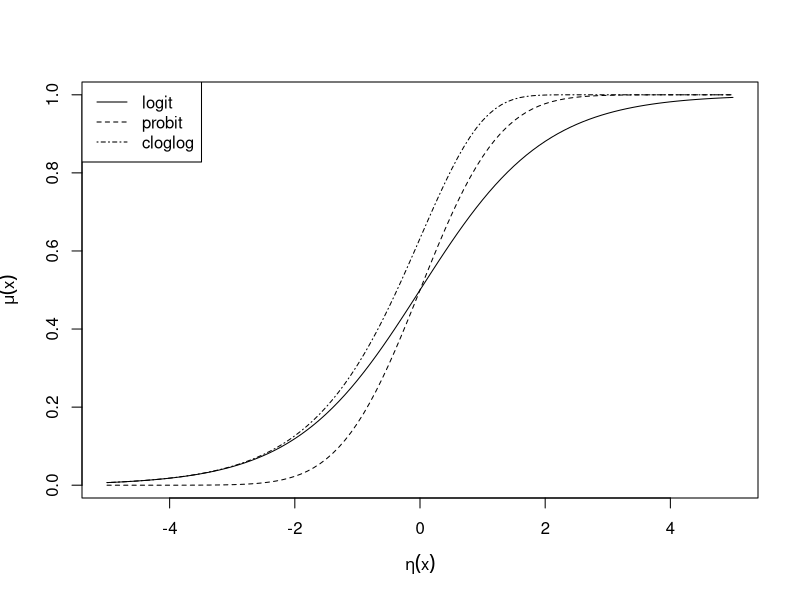
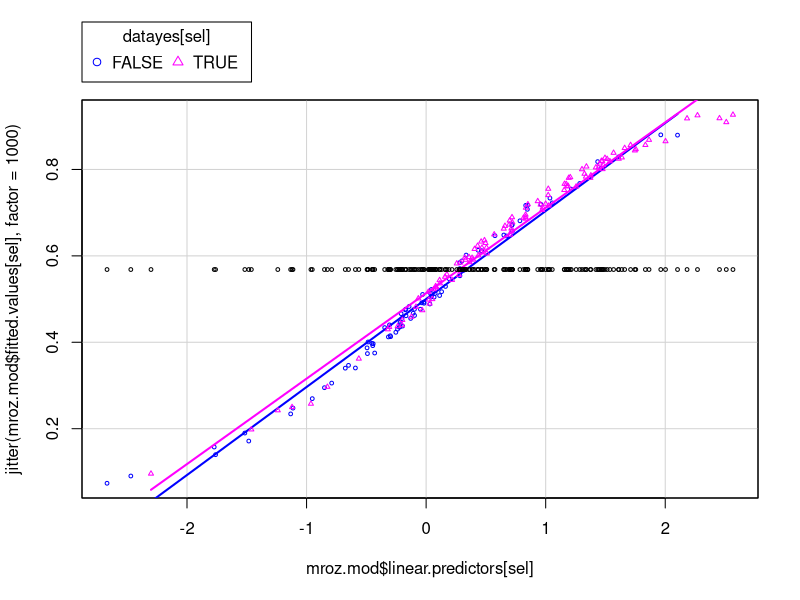

R code for these plots, in order:

# This is a short tutorial to introduce us to logistic regression
# Corresponding textbook reading: Sections 5.1 - 5.4 of Companion book.

####################
# Exercise 1.
# Try to make figure 5.1 in R.  Notice that figure 5.1 are inverse link functions
# or mean kernel functions.  
# Hint: you will have to use the help menu to find functions to calculate the probit,
# make sure you go to Tools->Install Packages and install the “VGAM” library. Once
# you have that library installed, you can use the “probit”, and “cloglog” functions to
# make the plot of 5.1.
####################

# Another hint: figure 5.1 actually displays the *inverse* link functions. So make sure
# you pass inverse=TRUE to the probit and cloglog functions. Also, the inverse of
# the logit function is the sigmoid:
sig = function(x) 1. / (1. + exp(-x))

x <- seq(-5,5,by=0.1)
ylogit <- 1/(1+exp(-x))

plot(x,ylogit, type='l', xlab=expression(eta(x)), ylab=expression(mu(x)))

library(VGAM)
yprobit <- probit(x, inverse=TRUE)
lines(x,yprobit,lty='dashed')

yclog <- cloglog(x, inverse=TRUE)
lines(x, yclog, lty='dotdash')

legend('topleft',c('logit','probit','cloglog'),lty=c(1,2,4))

####################
# END OF EXERCISE 1
####################


# We are now going to do the first example in the book.
# Get rid of stars, set seed and load library
options(show.signif.stars=FALSE)
set.seed(100) # to reproduce results in the text
library(car)

# The example uses data on married women’s workforce participation

# Let's look at the data. lfp is the binary variable. k5 is the number of
# children < 5 and k618 children 6 to 18. wc wife college, lwg log of wife wage

some(Mroz)  # sample 10 rows

# What is the sample size?

# We are now fitting the generalized linear model.  The logit link is the default link
# function
mroz.mod <- glm(lfp ~ k5 + k618 + age + wc + hc + lwg + inc,
                family=binomial(link=logit), data=Mroz)
summary(mroz.mod)

# We are calculating the exponents of the coefficients
round(exp(cbind(Estimate=coef(mroz.mod), confint(mroz.mod))), 2)


##########################
# Exercise 2. 
# What is the effect of having one additional child who is less than 6 years old?
##########################

# For more information about the odds ratio, check out
# the lecture material and these two links:
# http://www.blackwellpublishing.com/specialarticles/jcn_10_268.pdf
# http://www.ncbi.nlm.nih.gov/pmc/articles/PMC2938757/

# it reduces the odds of working by 77%!

################
# END OF EXERCISE 2
################


# We are now going to compare two models - with and without the participation of children
mroz.mod.2 <- update(mroz.mod, . ~ . - k5 - k618)
anova(mroz.mod.2, mroz.mod, test="Chisq")

# The Anova command in car performs a type II test
Anova(mroz.mod)

# As in the case of lm() we can also look at the predictions.
head(predict(mroz.mod)) # first 6 values
head(predict(mroz.mod, type="response"))


#########################
# Exercise 3. 
# By setting a threshold at 50% calculate the number of correct predictions.
#########################

# Hints:
# Use the predict(...) function to make a prediction on the dataset. The output of
# the predict(...) command is an array of probabilities. Element i of the output array 
# is the probability of working given the weighted combination of input regressors.

# Use logical arrays or a for loop to count the number of correct and incorrect
# guesses. The number of correct predictions is the number of times the predicted
# probability is greater than the threshold of 0.5 and the actual value of lfp is 1,
# plus the number of times the predicted probability is less than 0.50 and the actual
# value of lfp in the data is 0.

modelyes <- predict(mroz.mod, type='response') > 0.5
datayes <- mroz.mod$model$lfp == 'yes'

ncorrect <- sum(modelyes & datayes) + sum(!datayes & !modelyes);

(pcorrect <- ncorrect/length(mroz.mod$model$lfp))

# We are predicting 70% of answers....

# Now we make a nice plot to explain logistic regression
sel = sample(length(mroz.mod$linear.predictors), 200);
scatterplot(mroz.mod$linear.predictors[sel],jitter(mroz.mod$fitted.values[sel],factor=1000),group=datayes[sel],smooth=FALSE, reg.line=FALSE, cex=0.5)

p <- sum(datayes)/length(mroz.mod$model$lfp)
points(mroz.mod$linear.predictors[sel], rep(p,200), cex=0.5)
